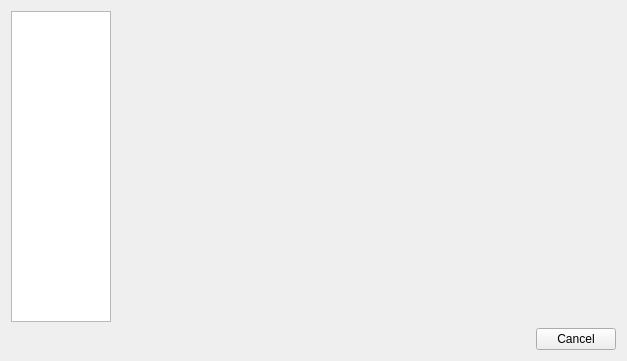
<?xml version="1.0" encoding="UTF-8"?>
<ui version="4.0">
 <class>Form</class>
 <widget class="QWidget" name="Form">
  <property name="geometry">
   <rect>
    <x>0</x>
    <y>0</y>
    <width>627</width>
    <height>361</height>
   </rect>
  </property>
  <property name="windowTitle">
   <string>Form</string>
  </property>
  <layout class="QVBoxLayout" name="verticalLayout">
   <item>
    <widget class="QWidget" name="widget" native="true">
     <property name="sizePolicy">
      <sizepolicy hsizetype="Preferred" vsizetype="Preferred">
       <horstretch>5</horstretch>
       <verstretch>0</verstretch>
      </sizepolicy>
     </property>
     <layout class="QHBoxLayout" name="horizontalLayout_3">
      <property name="leftMargin">
       <number>0</number>
      </property>
      <property name="topMargin">
       <number>0</number>
      </property>
      <property name="rightMargin">
       <number>0</number>
      </property>
      <property name="bottomMargin">
       <number>0</number>
      </property>
      <item>
       <widget class="QWidget" name="list_container" native="true">
        <property name="sizePolicy">
         <sizepolicy hsizetype="Preferred" vsizetype="Preferred">
          <horstretch>1</horstretch>
          <verstretch>0</verstretch>
         </sizepolicy>
        </property>
        <layout class="QVBoxLayout" name="verticalLayout_2">
         <property name="leftMargin">
          <number>0</number>
         </property>
         <property name="topMargin">
          <number>0</number>
         </property>
         <property name="rightMargin">
          <number>0</number>
         </property>
         <property name="bottomMargin">
          <number>0</number>
         </property>
         <item>
          <widget class="QListWidget" name="list_of_files">
           <property name="sizePolicy">
            <sizepolicy hsizetype="Expanding" vsizetype="Expanding">
             <horstretch>0</horstretch>
             <verstretch>0</verstretch>
            </sizepolicy>
           </property>
           <property name="editTriggers">
            <set>QAbstractItemView::DoubleClicked|QAbstractItemView::EditKeyPressed|QAbstractItemView::SelectedClicked</set>
           </property>
          </widget>
         </item>
        </layout>
       </widget>
      </item>
      <item>
       <widget class="QWidget" name="file_container" native="true">
        <property name="sizePolicy">
         <sizepolicy hsizetype="Preferred" vsizetype="Preferred">
          <horstretch>5</horstretch>
          <verstretch>0</verstretch>
         </sizepolicy>
        </property>
        <property name="autoFillBackground">
         <bool>false</bool>
        </property>
        <layout class="QHBoxLayout" name="horizontalLayout_2">
         <property name="leftMargin">
          <number>0</number>
         </property>
         <property name="topMargin">
          <number>0</number>
         </property>
         <property name="rightMargin">
          <number>0</number>
         </property>
         <property name="bottomMargin">
          <number>0</number>
         </property>
        </layout>
       </widget>
      </item>
     </layout>
    </widget>
   </item>
   <item>
    <widget class="QDialogButtonBox" name="button_box">
     <property name="standardButtons">
      <set>QDialogButtonBox::Cancel</set>
     </property>
    </widget>
   </item>
  </layout>
 </widget>
 <resources/>
 <connections/>
</ui>
